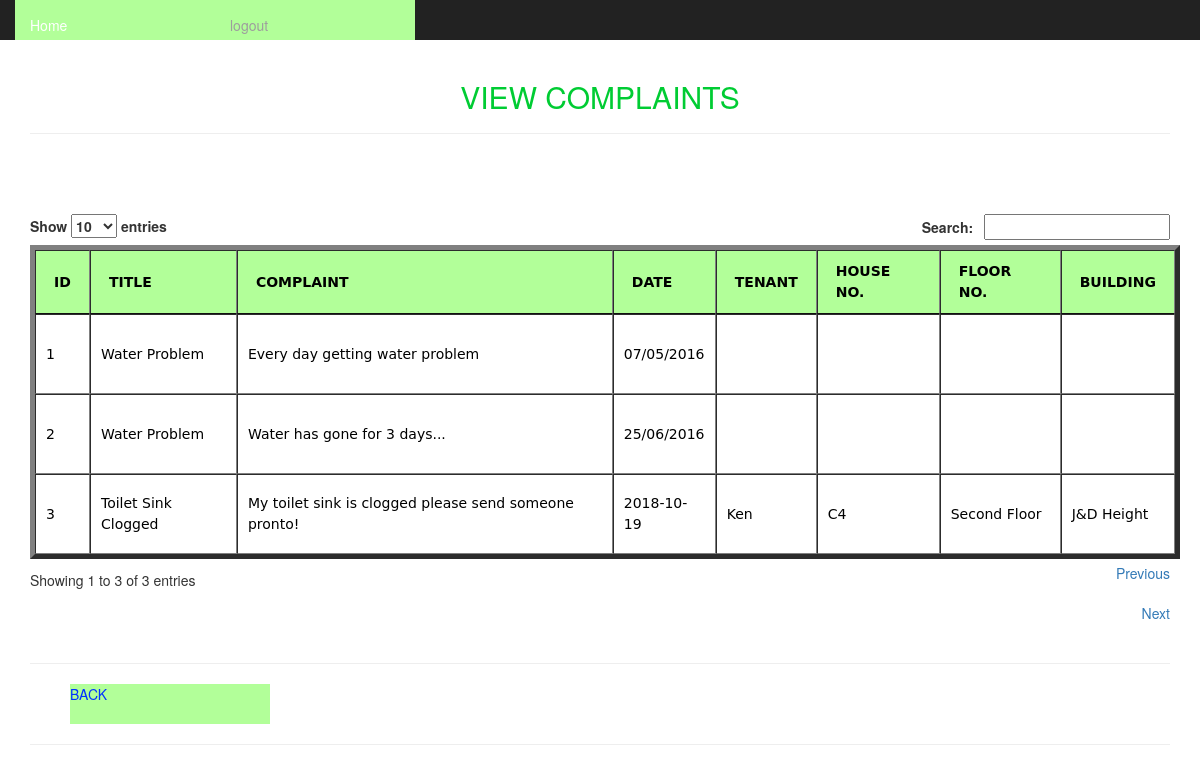
Screenshot of /siteadmin/eviewcomplaints.php (signed in) with the database file from the repository.
### tables this page shows
CREATE TABLE `complaints` (
  `complain_id` int(11) NOT NULL,
  `c_title` varchar(200) NOT NULL,
  `c_description` varchar(200) NOT NULL,
  `c_date` varchar(200) NOT NULL,
  `c_month` varchar(50) NOT NULL,
  `c_year` varchar(50) NOT NULL,
  `tenant_id` int(11) NOT NULL,
  `added_date` timestamp NOT NULL DEFAULT CURRENT_TIMESTAMP
);

CREATE TABLE `tenant` (
  `id` int(11) NOT NULL,
  `r_name` varchar(200) NOT NULL,
  `r_email` varchar(200) NOT NULL,
  `r_contact` varchar(200) NOT NULL,
  `r_address` varchar(200) NOT NULL,
  `r_nid` varchar(200) NOT NULL,
  `house_id` int(11) NOT NULL,
  `r_advance` decimal(15,2) NOT NULL DEFAULT '0.00',
  `r_rent_pm` decimal(15,2) NOT NULL DEFAULT '0.00',
  `r_date` varchar(200) NOT NULL,
  `r_password` varchar(200) NOT NULL,
  `building_id` int(11) NOT NULL,
  `status` varchar(255) NOT NULL
);

CREATE TABLE `houses` (
  `id` int(11) NOT NULL,
  `floor_id` int(11) NOT NULL,
  `unit_no` varchar(255) NOT NULL,
  `status` varchar(255) NOT NULL,
  `building_id` int(11) NOT NULL
);

CREATE TABLE `floors` (
  `fid` int(11) NOT NULL,
  `floor_no` varchar(200) NOT NULL,
  `building_id` int(11) NOT NULL,
  `added_date` timestamp NOT NULL DEFAULT CURRENT_TIMESTAMP
);

CREATE TABLE `building_info` (
  `bldid` int(11) NOT NULL,
  `name` varchar(200) NOT NULL,
  `address` varchar(200) NOT NULL,
  `security_guard_mobile` varchar(200) NOT NULL,
  `building_make_year` varchar(200) NOT NULL,
  `status` varchar(255) NOT NULL,
  `added_date` timestamp NOT NULL DEFAULT CURRENT_TIMESTAMP
);

### siteadmin/eviewcomplaints.php (the view, shortened to what this page needs)
<html>
<head>
<link rel="stylesheet" href="../css/bootstrap.css" type="text/css" media="screen"/>
<link rel="stylesheet" href="css/bootstrap.min.css" type="text/css">
<link rel="stylesheet" href="../style/style.css" type="text/css" media="screen"/>
<link href="../style/jquery.dataTables.min.css" rel="stylesheet">
</head>
 <body>
<div class="container">
<nav class="nav navbar-inverse navbar-fixed-top">
<?php include_once("headerad2.php");?>
</nav><br><br><br>
   <h2 align="center" style="color:#0C3; text-transform:uppercase;">View Complaints</h2>
     <HR>
          <BR>
					<BR>
   <div><br/>
     <div align="center" style="margin-center:1px;">
<?php
$result = mysql_query("SELECT * FROM complaints");
$i=0;
echo "<table id='users' border='5' style='background-color:#B2FF99'>
<thead>
<tr>
<th>ID</th>
<th>TITLE</th>
<th>COMPLAINT</th>
<th>DATE</th>
<th>TENANT</th>
<th>HOUSE NO.</th>
<th>FLOOR NO.</th>
<th>BUILDING</th>
</tr></thead><tbody>";
while($row = mysql_fetch_array($result))
{
	$i++;
$t = mysql_query("SELECT * FROM tenant where id='".$row['tenant_id']."'");
$tenant = mysql_fetch_array($t);
$h = mysql_query("SELECT * FROM houses where id='".$tenant['house_id']."'");
$house = mysql_fetch_array($h);
$f = mysql_query("SELECT * FROM floors where fid='".$house['floor_id']."'");
$floor = mysql_fetch_array($f);
$b = mysql_query("SELECT * FROM building_info where bldid='".$tenant['building_id']."'");
$building = mysql_fetch_array($b);
echo "<tr style='width:400px;height:80px'>";
echo "<td>" . $i . "</td>";
echo "<td>" . $row['c_title'] . "</td>";
echo "<td>" . $row['c_description'] . "</td>";
echo "<td>" . $row['c_date'] . "</td>";
echo "<td>" . $tenant['r_name'] . "</td>";
echo "<td>" . $house['unit_no'] . "</td>";
echo "<td>" . $floor['floor_no'] . "</td>";
echo "<td>" . $building['name'] . "</td>";
echo "</tr>";
}
echo "</tbody></table>";
?>
</div>
<hr><ul><a href="employee_dashboard.php" class="button">BACK</a>  </ul><hr>
</html>

### style/style.css (style rules this page uses)
body,td,th { font-family:"Lucida Grande", "Lucida Sans Unicode", "Lucida Sans", "DejaVu Sans", Verdana, sans-serif; font-size: 14px; color: #000; line-height:1.5em; }
a:link { color: #03F; text-decoration: none; background-color: #B2FF99 !important; }

### siteadmin/headerad2.php (style rules this page uses)
a { display:block;width:200px;height:40px;align:center }
a:link { background-color:#B2FF99; }

### rows the page displays
complaints: c_title "Water Problem", c_description "Every day getting water problem", c_date "07/05/2016"
complaints: c_title "Water Problem", c_description "Water has gone for 3 days...", c_date "25/06/2016"
complaints: c_title "Toilet Sink Clogged", c_description "My toilet sink is clogged please send someone pronto!", c_date "2018-10-19", tenant.r_name "Ken", houses.unit_no "C4", floors.floor_no "Second Floor", building_info.name "J&D Height"
